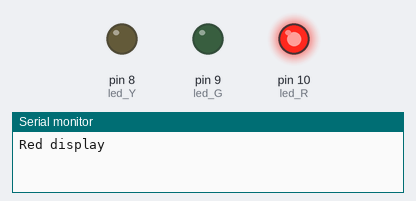
The sketch below on a simulated Arduino Uno, built with avr-gcc and run on an emulated ATmega328P. On the bench: output pins drawn as LEDs (lit = HIGH), the last lines printed to the serial monitor.

Above: at 0.5 s.
At 1.5 s:
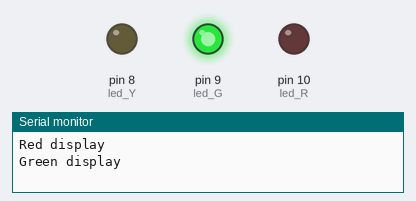
At 5.5 s:
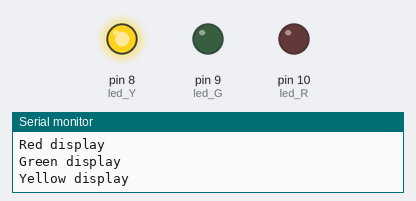
Timing chart, 0 to 6.9 s (numbered marks = the images above):
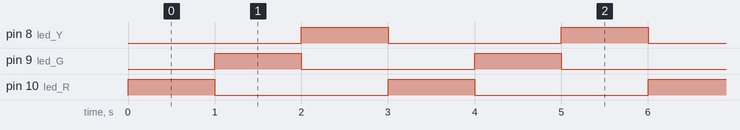

Measured:
- by itself, pin 8 (led_Y), pin 9 (led_G), pin 10 (led_R): alternates HIGH for 1.0 s and LOW for 2.0 s
- by itself, everything shown: repeats every 3.0 s, in 3 steps

The sketch:

led_connect.ino
```cpp
int led_R = 10;
int led_G = 9;
int led_Y = 8;

void setup()
{
  Serial.begin(9600);

  pinMode(led_R, OUTPUT);
  pinMode(led_G, OUTPUT);
  pinMode(led_Y, OUTPUT);
}

void loop()
{
  // Red show
  Serial.println("Red display");
  digitalWrite(led_R, 1);
  digitalWrite(led_G, 0);
  digitalWrite(led_Y, 0);
  delay(1000);

  // Green show
  Serial.println("Green display");
  digitalWrite(led_R, 0);
  digitalWrite(led_G, 1);
  digitalWrite(led_Y, 0);
  delay(1000);

  // Yellow show
  Serial.println("Yellow display");
  digitalWrite(led_R, 0);
  digitalWrite(led_G, 0);
  digitalWrite(led_Y, 1);
  delay(1000);
}
```
